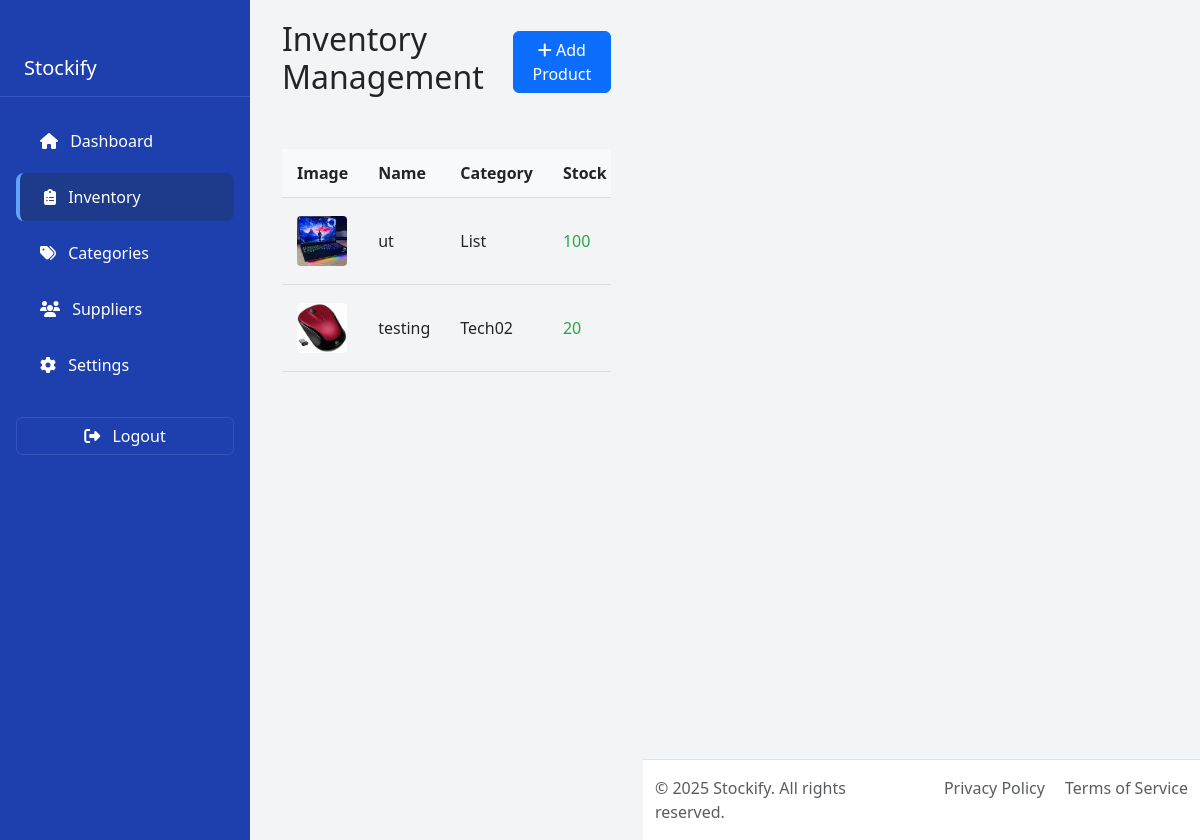
The app's page /home/inventory/ (signed in) with its own data.
### app/models.py (models this page shows, shortened)
class Product(models.Model):
    name = models.TextField(max_length=255, null=False)
    category = models.ForeignKey(Category, on_delete=models.PROTECT )
    stock = models.IntegerField()
    price = models.DecimalField(max_digits=10, decimal_places=4, null=False, default=0.0000)
    supplier = models.ForeignKey(Supplier, on_delete=models.PROTECT)
    product_image = models.ImageField(upload_to='product-image/')
    created_at = models.DateTimeField(default=timezone.now)

class Category(models.Model):
    class CategoryStatus(models.TextChoices):
        ACTIVE = 'ACTIVE', 'Active'
        INACTIVE = 'INACTIVE', 'Inactive'
    name = models.TextField(max_length=100, unique=True, null=False)
    category_fav_icon = models.TextField(max_length=100, null=False, default='fa-solid fa-icons')
    image_name = models.TextField(max_length=150)
    status = models.CharField(max_length=30, choices=CategoryStatus.choices, default=CategoryStatus.INACTIVE)

### app/views.py (the view, shortened to what this page needs)
# urls.py: path('home/inventory/', views.view_inventory, name='inventory'),
@login_required()
def view_inventory(request):
    products = Product.objects.all()
    categories = Category.objects.filter(status=Category.CategoryStatus.ACTIVE)
    suppliers = Supplier.objects.all()
    context = {
        'products': products,
        'categories': categories,
        'suppliers': suppliers,
    }
    return render(request, 'core/inventory.html', context)

### templates/core/inventory.html (shortened to what this page needs)
{% extends 'base.html' %}
{% load static %}
{% block content %}
<div class="container">
    <div class="d-flex justify-content-between align-items-center mb-4">
        <h2>Inventory Management</h2>
        <button id="toggleFormBtn" class="btn btn-primary">
            <i class="fas fa-plus"></i> Add Product
        </button>
    </div>
    <div class="table-responsive">
        <table class="product-table">
            <thead>
                <tr>
                    <th>Image</th>
                    <th>Name</th>
                    <th>Category</th>
                    <th>Stock</th>
                </tr>
            </thead>
            <tbody>
                {% for product in products %}
                <tr>
                    <td>
                        {% if product.product_image %}
                        <img src="{{ product.product_image.url }}" alt="{{ product.name }}" class="product-img">
                        {% else %}
                        <img src="{% static 'images/default-product.png' %}" alt="No image" class="product-img">
                        {% endif %}
                    </td>
                    <td>{{ product.name }}</td>
                    <td>{{ product.category.name }}</td>
                    <td class="{% if product.stock < 10 %}stock-low{% else %}stock-ok{% endif %}">
                        {{ product.stock }}
                    </td>
                </tr>
                {% empty %}
                <tr>
                    <td colspan="7" class="text-center">No products found</td>
                </tr>
                {% endfor %}
            </tbody>
        </table>
    </div>
</div>
{% endblock %}

### templates/base.html (style rules this page uses)
body { background-color: #f3f4f6; min-height: 100vh; display: flex; }

### templates/core/inventory.html (style rules this page uses)
.product-table { width: 100%; border-collapse: collapse; margin-top: 20px; }
.product-table th, .product-table td { padding: 12px 15px; text-align: left; border-bottom: 1px solid #ddd; }
.product-table th { background-color: #f8f9fa; font-weight: 600; }
.product-img { width: 50px; height: 50px; object-fit: cover; border-radius: 4px; }
.stock-ok { color: #28a745; }

### records on screen
Product: product_image (picture), name "ut", category.name "List", stock "100"
Product: product_image (picture), name "testing", category.name "Tech02", stock "20"
